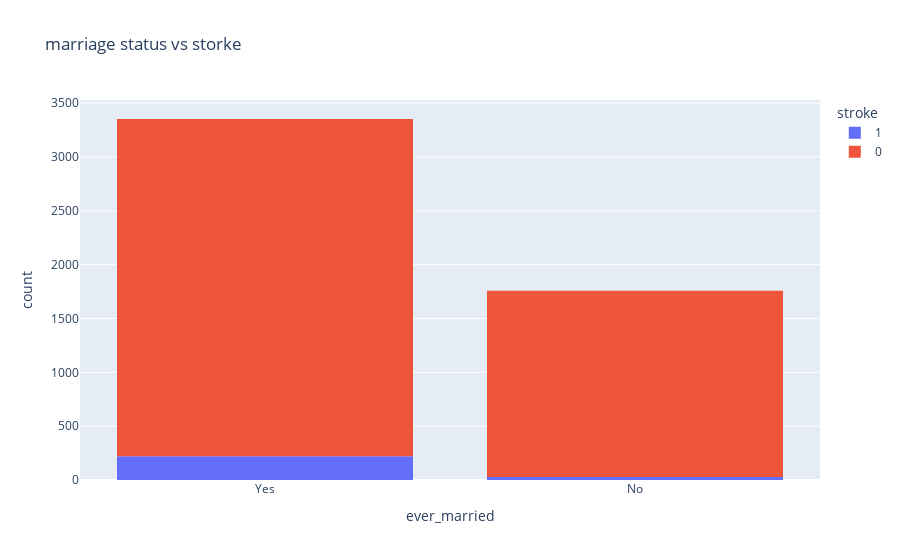

Notebook source saved alongside this figure:
### Code cell
#now let us plot a histogram to see the distribution of marriage status with stroke data
px.histogram(raw_df, x='ever_married', title='marriage status vs storke', color='stroke', height=600)

### Figure 1 — Plotly figure (JSON) as saved in the notebook; plotly's stock layout.template omitted (floating-point values rounded to 4 significant figures; data arrays with more than 128 entries replaced by an {"elided": "..."} marker saying what was removed)
{"data": [{"alignmentgroup": "True", "bingroup": "x", "hovertemplate": "stroke=1<br>ever_married=%{x}<br>count=%{y}<extra></extra>", "legendgroup": "1", "marker": {"color": "#636efa", "pattern": {"shape": ""}}, "name": "1", "offsetgroup": "1", "orientation": "v", "showlegend": true, "type": "histogram", "x": {"elided": "249 str values"}, "xaxis": "x", "yaxis": "y"}, {"alignmentgroup": "True", "bingroup": "x", "hovertemplate": "stroke=0<br>ever_married=%{x}<br>count=%{y}<extra></extra>", "legendgroup": "0", "marker": {"color": "#EF553B", "pattern": {"shape": ""}}, "name": "0", "offsetgroup": "0", "orientation": "v", "showlegend": true, "type": "histogram", "x": {"elided": "4861 str values"}, "xaxis": "x", "yaxis": "y"}], "layout": {"autosize": true, "barmode": "relative", "legend": {"title": {"text": "stroke"}, "tracegroupgap": 0}, "title": {"text": "marriage status vs storke"}, "xaxis": {"anchor": "y", "autorange": true, "domain": [0, 1], "range": [-0.5, 1.5], "title": {"text": "ever_married"}, "type": "category"}, "yaxis": {"anchor": "x", "autorange": true, "domain": [0, 1], "range": [0, 3529.0], "title": {"text": "count"}}}}
